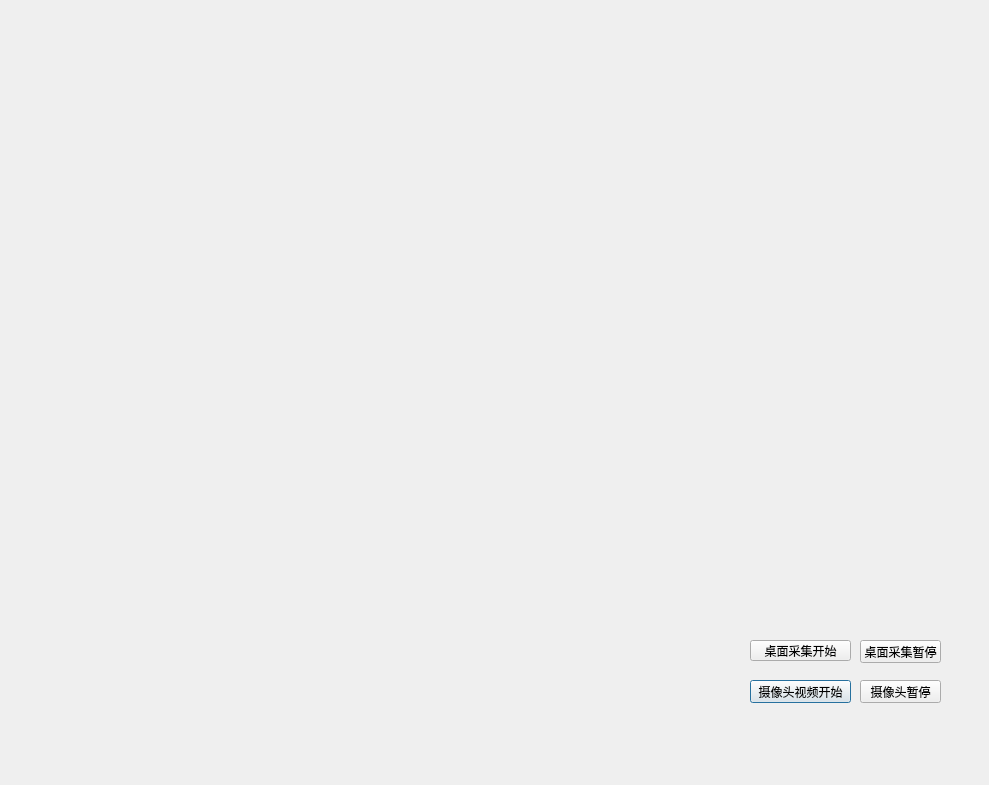
<?xml version="1.0" encoding="UTF-8"?>
<ui version="4.0">
 <class>videDialog</class>
 <widget class="QDialog" name="videDialog">
  <property name="geometry">
   <rect>
    <x>0</x>
    <y>0</y>
    <width>989</width>
    <height>785</height>
   </rect>
  </property>
  <property name="windowTitle">
   <string>Dialog</string>
  </property>
  <widget class="QLabel" name="other_vide">
   <property name="geometry">
    <rect>
     <x>3</x>
     <y>230</y>
     <width>600</width>
     <height>350</height>
    </rect>
   </property>
   <property name="text">
    <string/>
   </property>
   <property name="scaledContents">
    <bool>false</bool>
   </property>
  </widget>
  <widget class="QLabel" name="my_vide">
   <property name="geometry">
    <rect>
     <x>640</x>
     <y>20</y>
     <width>261</width>
     <height>251</height>
    </rect>
   </property>
   <property name="text">
    <string/>
   </property>
  </widget>
  <widget class="QPushButton" name="stat_vide">
   <property name="geometry">
    <rect>
     <x>750</x>
     <y>680</y>
     <width>101</width>
     <height>23</height>
    </rect>
   </property>
   <property name="text">
    <string>摄像头视频开始</string>
   </property>
  </widget>
  <widget class="QPushButton" name="stop_vide">
   <property name="geometry">
    <rect>
     <x>860</x>
     <y>680</y>
     <width>81</width>
     <height>23</height>
    </rect>
   </property>
   <property name="text">
    <string>摄像头暂停</string>
   </property>
  </widget>
  <widget class="QPushButton" name="cb_desks_start">
   <property name="geometry">
    <rect>
     <x>750</x>
     <y>640</y>
     <width>101</width>
     <height>21</height>
    </rect>
   </property>
   <property name="text">
    <string>桌面采集开始</string>
   </property>
  </widget>
  <widget class="QPushButton" name="cb_desks_stop">
   <property name="geometry">
    <rect>
     <x>860</x>
     <y>640</y>
     <width>81</width>
     <height>23</height>
    </rect>
   </property>
   <property name="text">
    <string>桌面采集暂停</string>
   </property>
  </widget>
 </widget>
 <resources/>
 <connections/>
</ui>
